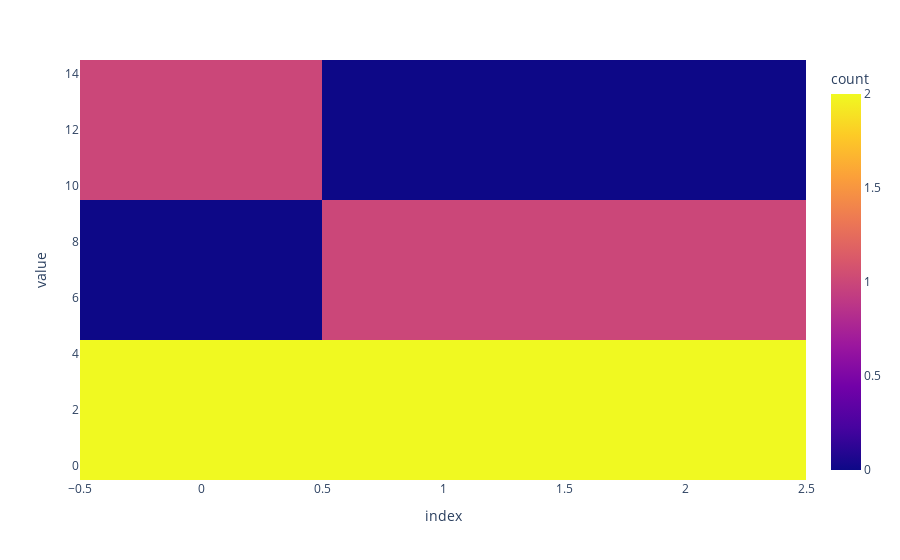

Notebook code cell kept with this figure:
### Code cell
c_matrix = confusion_matrix(y_test,y_pred_test)
print(c_matrix)
px.density_heatmap(c_matrix)

### Figure 1 — Plotly figure (JSON) as saved in the notebook; plotly's stock layout.template omitted (floating-point values rounded to 4 significant figures)
{"data": [{"coloraxis": "coloraxis", "hovertemplate": "index=%{x}<br>value=%{y}<br>count=%{z}<extra></extra>", "name": "", "type": "histogram2d", "x": [0, 1, 2, 0, 1, 2, 0, 1, 2], "xaxis": "x", "xbingroup": "x", "y": [10, 0, 0, 0, 7, 2, 0, 2, 9], "yaxis": "y", "ybingroup": "y"}], "layout": {"coloraxis": {"colorbar": {"title": {"text": "count"}}, "colorscale": [[0, "#0d0887"], [0.1111, "#46039f"], [0.2222, "#7201a8"], [0.3333, "#9c179e"], [0.4444, "#bd3786"], [0.5556, "#d8576b"], [0.6667, "#ed7953"], [0.7778, "#fb9f3a"], [0.8889, "#fdca26"], [1, "#f0f921"]]}, "legend": {"tracegroupgap": 0}, "margin": {"t": 60}, "xaxis": {"anchor": "y", "domain": [0, 1], "title": {"text": "index"}}, "yaxis": {"anchor": "x", "domain": [0, 1], "title": {"text": "value"}}}}
